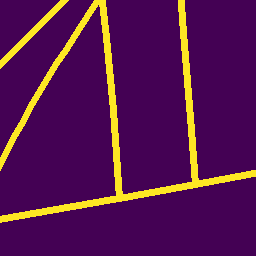
#> input picture Train_and_Test_Notebooks/tests/1.png, 256 x 256 px
$ python ShapeFile.py   (older library calls are emulated)
#> lines starting #> are read from the running program, lines starting #| are printed output that depends on the picture; after the words box and inside, x2 and y2 are one past the last pixel; in counts of white or black regions, pixels touching at a corner belong together
#!/usr/bin/env python3
# -*- coding: utf-8 -*-
"""
Created on Wed Mar 25 22:48:38 2020

@author: parshwa
"""
import cv2
import numpy as np

img = cv2.imread("1.png", 0)
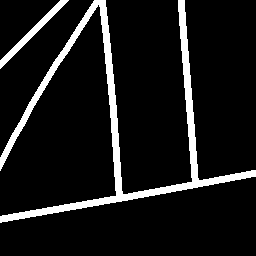
#> img: shape (256, 256); values 30 (black) and 215 (white), 9.5% white; 2 white regions, box (x1, y1, x2, y2) and area: (0, 0, 256, 223) 5634, (0, 0, 69, 69) 585
img[img>127] = 255
img[img<127] = 0

img = cv2.Canny(img, 30, 200)
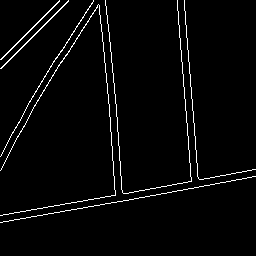
#> img: shape (256, 256); 2.9% white in thin lines or dots, all inside (x1, y1, x2, y2) = (0, 0, 256, 223)

image, contours, hierarchy = cv2.findContours(img,cv2.RETR_TREE,cv2.CHAIN_APPROX_SIMPLE)
#> contours = 7 contours, 3 with area under 20; largest, box (x1, y1, x2, y2) and area: (0, 0, 69, 69) 68, (0, 0, 60, 60) 58, (0, 4, 116, 216) 30, (0, 0, 94, 157) 30

print("Number of Contours found = " + str(len(contours)))
#| Number of Contours found = 7


f = open("Road1.csv","w+")
f.write("id,geom\n")
for i in range(len(contours)):
  contours[i] = np.squeeze(contours[i], axis = 1)
  f.write(str(i) + ",\"POLYGON ((")
  for j in contours[i]:
    f.write(str(j[0]) + " " + str(j[1]*-1) + ", ")
    f.write(str(contours[i][0][0]) + " " + str(contours[i][0][1]*-1) + "))\"\n")
#> this loop made 7 passes
#> after the loop, contours = 7 items

f.close()


#print(contours[6])
